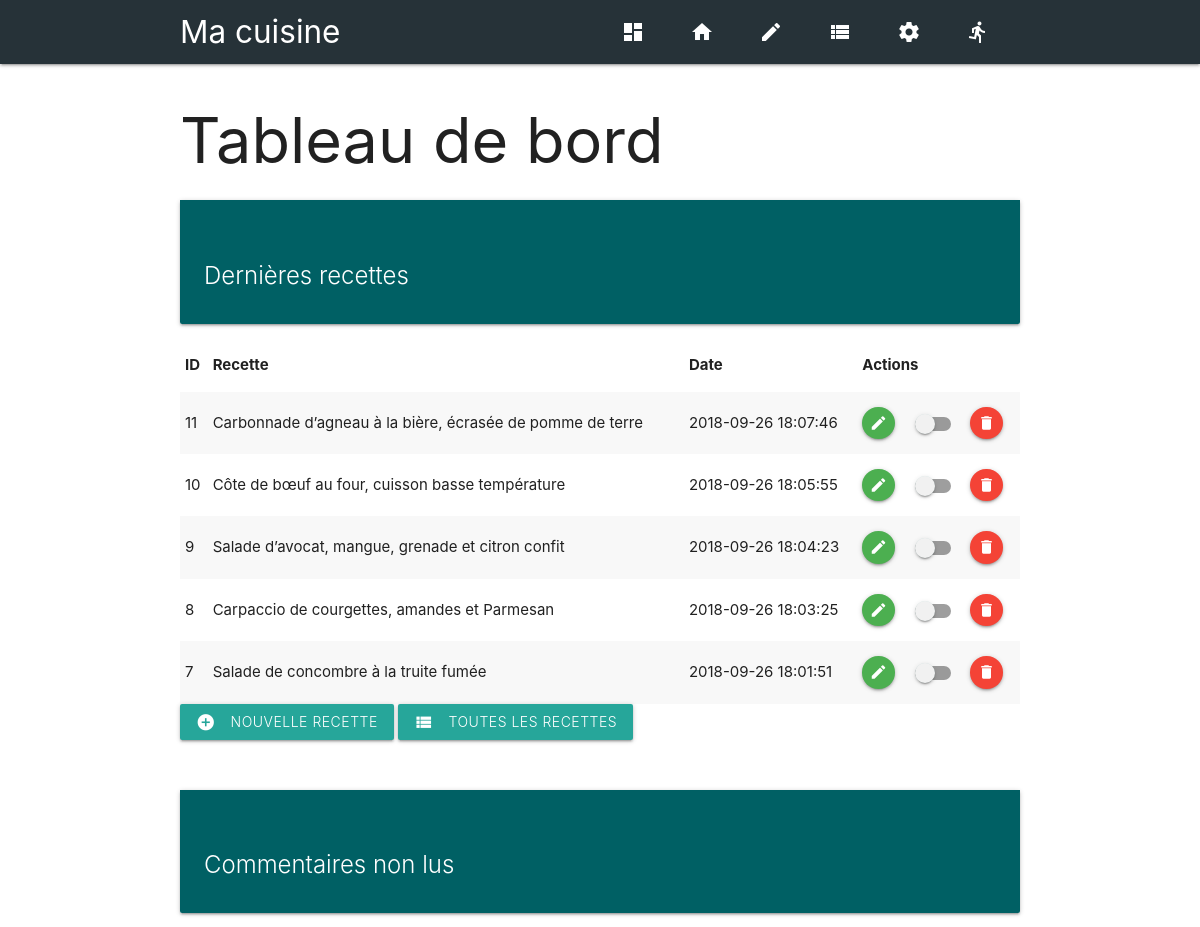
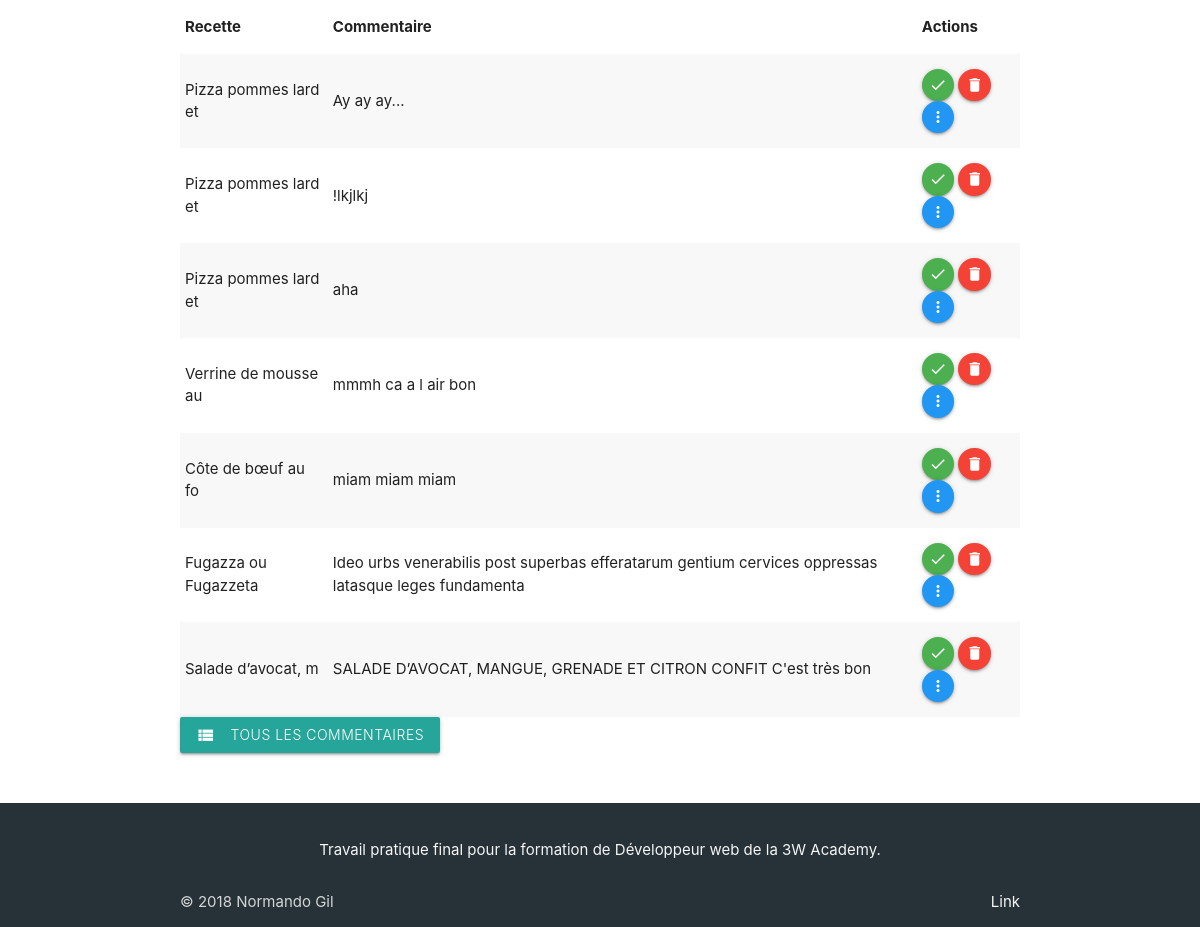
The app's page /public/admin.php?p=admin (signed in) with its own data (2 pictures, top to bottom).
### tables this page shows
CREATE TABLE IF NOT EXISTS `recipes` (
  `id` int(4) NOT NULL AUTO_INCREMENT,
  `title` varchar(80) NOT NULL,
  `post_date` datetime NOT NULL,
  `description` mediumtext,
  `category_id` int(4) DEFAULT NULL,
  `ingredients` mediumtext,
  `picture` varchar(255) DEFAULT 'recette.png',
  `pays` varchar(80) DEFAULT NULL,
  `posted` tinyint(1) NOT NULL DEFAULT '0',
  `admin_id` int(4) NOT NULL,
  PRIMARY KEY (`id`),
  KEY `articles_category_id_index` (`category_id`),
  KEY `id` (`id`),
  KEY `admin_id` (`admin_id`)
);

CREATE TABLE IF NOT EXISTS `comments` (
  `id` int(4) NOT NULL AUTO_INCREMENT,
  `name` varchar(255) NOT NULL,
  `email` varchar(255) NOT NULL,
  `comment` text NOT NULL,
  `recipe_id` int(4) NOT NULL,
  `date` datetime NOT NULL,
  `seen` tinyint(1) NOT NULL DEFAULT '0',
  PRIMARY KEY (`id`)
);

### public/admin.php (called while the page is built, shortened)
<?php
require ROOT . '/app/App.php';
if(isset($_GET['p'])){
    $page = $_GET['p'];
} else {
    $page = 'admin';
}
if (file_exists(ROOT . "/app/admin/controllers/$page.controller.php")) {
    require ROOT . "/app/admin/controllers/$page.controller.php";
}
require ROOT . '/app/admin/views/templates/layoutadmin.phtml';

### app/Autoload.php (called while the page is built, shortened)
<?php
class Autoload{
    static function autoload($class){
        if (strpos($class, __NAMESPACE__ . '\\') === 0){
            $class = str_replace(__NAMESPACE__ . '\\', '', $class);
            $class = str_replace('\\', '/', $class);
        }
    }
}

### app/admin/controllers/admin.controller.php (called while the page is built, shortened)
<?php
$recipeModel = new Recipe();
$commentModel = new Comment();
$recipes = $recipeModel->getLast();
$comments = $commentModel->getUnread();

### lib/Autoload.php (called while the page is built, shortened)
<?php
class Autoload{
    static function autoload($class){
        if (strpos($class, __NAMESPACE__ . '\\') === 0){
            $class = str_replace(__NAMESPACE__ . '\\', '', $class);
            $class = str_replace('\\', '/', $class);
        }
    }
}

### app/App.php (called while the page is built, shortened)
<?php
Class App{
    private static $database;
    public static function load(){
        require ROOT . '/app/Autoload.php';
        require ROOT . '/lib/Autoload.php';
    }
    public static function getDatabase(){
        if(self::$database === null){
            self::$database = new Database(self::DB_NAME, self::DB_HOST, self::DB_USER, self::DB_PASS);
        }
        return self::$database;
    }
}

### lib/Database.php (called while the page is built, shortened)
<?php
class Database{
    private $db_name;
    private $db_host;
    private $db_user;
    private $db_pass;
    private $pdo;
    public function __construct($db_name, $db_host, $db_user, $db_pass)
    {
        $this->db_name = $db_name;
        $this->db_host = $db_host;
        $this->db_user = $db_user;
        $this->db_pass = $db_pass;
    }
    private function getPDO()
    {
        if($this->pdo === null){
            $pdo = new PDO('mysql:dbname=' . $this->db_name . ';host=' . $this->db_host, $this->db_user, $this->db_pass, [
                PDO::ATTR_ERRMODE => PDO::ERRMODE_EXCEPTION,
                PDO::ATTR_EMULATE_PREPARES => false,
                PDO::MYSQL_ATTR_INIT_COMMAND => 'SET NAMES \'UTF8\''
            ]);
            $this->pdo = $pdo;
        }
        return $this->pdo;
    }
    public function query_all($sql, array $params = []) {
        $query = $this->getPDO()->prepare($sql);
        $query->execute($params);
        return $query->fetchAll(PDO::FETCH_OBJ);
    }
}

### app/models/Recipe.php (called while the page is built, shortened)
<?php
Class Recipe {
    public function getLast(){
        return App::getDatabase()->query_all("
          SELECT recipes.id, title, recipes.description, post_date, picture, category_name as categorie
          FROM recipes
          LEFT JOIN categories
            ON recipes.category_id = categories.id
          ORDER BY recipes.post_date DESC
          LIMIT 5
        ");
    }
}

### app/models/Comment.php (called while the page is built, shortened)
<?php
class Comment {
    public function getUnread(){
        return App::getDatabase()->query_all("
        SELECT comments.id, name, email, date, recipe_id, comment, title
        FROM comments
        JOIN recipes
        ON comments.recipe_id = recipes.id
        WHERE seen = '0'
        ORDER BY date ASC
        ");
    }
}

### app/admin/views/admin.phtml (the view, shortened to what this page needs)
<h1>Tableau de bord</h1>
<div class="col l4 m6 s12">
    <div class="card">
        <div class="card-content cyan darken-4 white-text">
            <h2 class="card-title">Dernières recettes</h2>
        </div>
    </div>
</div>
<table class="striped">
    <thead>
    <tr>
        <th>ID</th>
        <th>Recette</th>
        <th>Date</th>
        <th>Actions</th>
    </tr>
    </thead>
    <tbody>
        <?php foreach ($recipes as $recipe): ?>
        <tr>
            <td><?= $recipe->id; ?></td>
            <td><?= $recipe->title; ?></td>
            <td><?= $recipe->post_date; ?></td>
            <td>
                <a href="?p=edit_recipe&id=<?= $recipe->id; ?>" class="btn-floating btn-small waves-effect waves-light green" ><i class="material-icons left">edit</i></a>
                <form action="?p=delete_recipe" method="post" class="inline">
                    <div class="switch inline">
                        <label>
                        <span class="lever"></span>
                        </label>
                    </div>
                    <button type="submit" class="btn-floating btn-small waves-effect waves-light red" href="?p=delete_recipe&id=<?= $recipe->id; ?>"><i class="material-icons">delete</i></button>
                </form>
            </td>
        </tr>
        <?php endforeach; ?>
    </tbody>
</table>
<a class="btn light waves-effect waves-light" href="?p=add_recipe"><i class="material-icons left">add_circle</i>Nouvelle recette</a>
<a class="btn light waves-effect waves-light" href="?p=recipes"><i class="material-icons left">view_list</i>Toutes les recettes</a>
<div class="card_title">
    <div class="card">
        <div class="card-content cyan darken-4 white-text">
            <h2 class="card-title">Commentaires non lus</h2>
        </div>
    </div>
</div>
<table class="striped">
    <thead>
        <tr>
            <th>Recette</th>
            <th>Commentaire</th>
            <th>Actions</th>
        </tr>
    </thead>
    <tbody>
    <?php
    if(!empty($comments)){
        foreach ($comments as $comment): ?>
            <tr id="commentaire_<?= $comment->id ?>">
                <td><?= substr($comment->title, 0, 20); ?></td>
                <td><?= substr($comment->comment, 0, 100); ?></td>
                <td>
                    <a href="#" id="<?= $comment->id ?>" class="btn-floating btn-small waves-effect waves-light green see_comment"><i class="material-icons">done</i></a>
                    <a href="#" id="<?= $comment->id ?>" class="btn-floating btn-small waves-effect waves-light red delete_comment"><i class="material-icons">delete</i></a>
                    <a href="#comment_<?= $comment->id ?>" class="btn-floating btn-small waves-effect waves-light blue modal-trigger"><i class="material-icons">more_vert</i></a>
                </td>
            </tr>
        <?php endforeach;
    }
    ?>
    </tbody>
</table>
<a class="btn light waves-effect waves-light" href="?p=comments"><i class="material-icons left">view_list</i>Tous les commentaires</a>

### public/css/admin.css (style rules this page uses)
body { display: flex; min-height: 100vh; flex-direction: column; }
button { width: 100%; }
.inline { display: inline; }
.card_title { margin-top: 50px; }

### records on screen
recipes: id "11", title "Carbonnade d’agneau à la bière, écrasée de pomme de terre", post_date "2018-09-26 18:07:46"
recipes: id "10", title "Côte de bœuf au four, cuisson basse température", post_date "2018-09-26 18:05:55"
recipes: id "9", title "Salade d’avocat, mangue, grenade et citron confit", post_date "2018-09-26 18:04:23"
recipes: id "8", title "Carpaccio de courgettes, amandes et Parmesan", post_date "2018-09-26 18:03:25"
recipes: id "7", title "Salade de concombre à la truite fumée", post_date "2018-09-26 18:01:51"
comments: recipe.title "Pizza pommes lard et", comment "Ay ay ay..."
comments: recipe.title "Pizza pommes lard et", comment "!lkjlkj"
comments: recipe.title "Pizza pommes lard et", comment "aha"
comments: recipe.title "Verrine de mousse au", comment "mmmh ca a l air bon"
comments: recipe.title "Côte de bœuf au fo", comment "miam miam miam"
comments: recipe.title "Fugazza ou Fugazzeta", comment "Ideo urbs venerabilis post superbas efferatarum gentium cervices oppressas latasque leges fundamenta"
comments: recipe.title "Salade d’avocat, m", comment "SALADE D’AVOCAT, MANGUE, GRENADE ET CITRON CONFIT C'est très bon"
